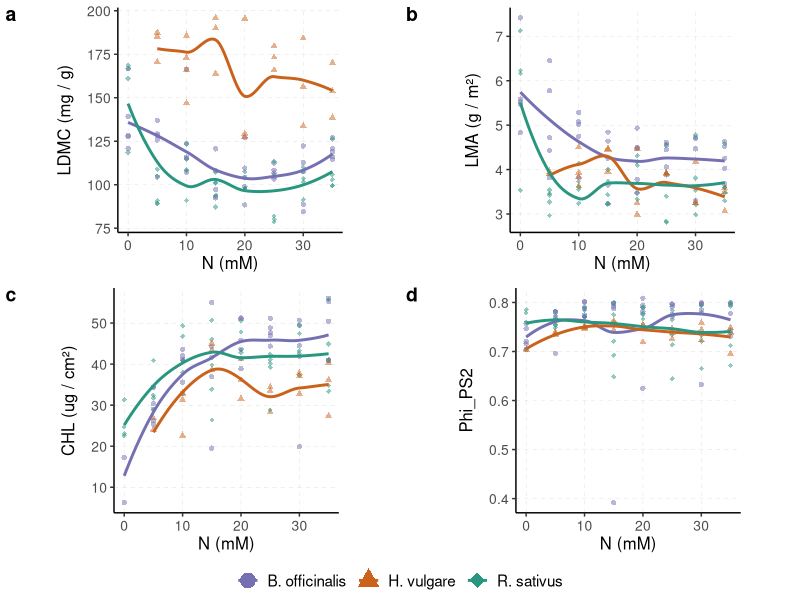
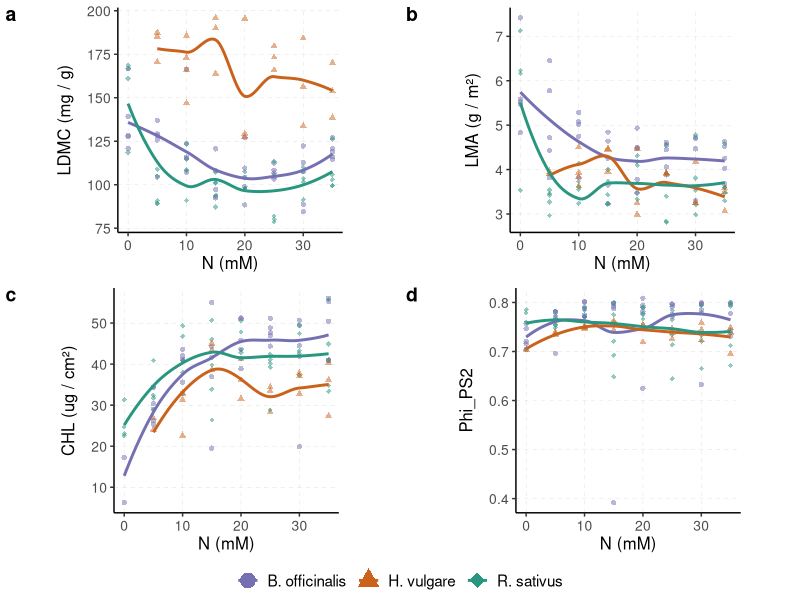

Recreate these plots in R, in order.
##' Create small multiples of different structural
##' and biochemical traits responding to nitrogen.
##' 
##' @author: Nathan D. Malamud
##' @date: 2021-11-11

library(tidyverse)
library(ggplot2)
library(ggpubr)

# Load data for traits
# REMINDER: Set Working Directory -> Source File Location
data <- read_csv("./data/traits.csv")

# Define colors for each species
josef_colors <- c("R. sativus" = "#299680", "B. officinalis" = "#7570b2", "H. vulgare" = "#ca621c")

# Define the custom theme with a fixed aspect ratio
custom_theme <- theme_classic() +  # Start with a minimal theme
  theme(
    text = element_text(family = "sans", size = 12),  # Set font family and size
    axis.title.x = element_text(size = 12),  # Customize x-axis title
    axis.title.y = element_text(size = 12, margin = margin(r = 10)),  # Add margin to y-axis title
    axis.text = element_text(size = 10),  # Customize axis text
    legend.text = element_text(size = 11),  # Customize legend text
    panel.grid.major = element_line(color = "grey80", linetype = "dashed", linewidth=0.1),  # Customize major grid lines
    panel.grid.minor = element_blank(),  # Remove minor grid lines
    panel.background = element_rect(fill = "white", color = NA),  # Set panel background
    plot.title = element_text(hjust = 0.5, size = 16, face = "bold"),  # Center and style the plot title
    aspect.ratio = 1  # Fix the aspect ratio (1:1)
  )

# Loop through each variable and create plots
# Define variables of interest
#variables_of_interest <- c("EWT", "LDMC", "LMA", "CHL", "CAR", "ANT", "Phi_PS2")
variables_of_interest <- c("LDMC", "LMA", "CHL", "Phi_PS2")

# Define y-axis labels with units
label_units <- c(
  #EWT = "EWT (g / m²)",
  Phi_PS2 = "Phi_PS2",
  LDMC = "LDMC (mg / g)",
  LMA = "LMA (g / m²)",
  CHL = "CHL (ug / cm²)"
  #CAR = "CAR (ug / cm²)",
  #ANT = "ANT (ug / cm²)"
)

# Initialize an empty list to store plots
plot_list <- list()

# Loop through each variable and create plots
for (variable in variables_of_interest) {
  # Filter data for the current variable
  data_filtered <- data %>%
    select(barcodeID, species, treatment_mmol, !!sym(variable)) %>%
    rename(value = !!sym(variable))
  
  # Create the plot with points and LOESS curves
  plot <- ggplot(data_filtered, aes(x = treatment_mmol, y = value, color = species, shape = species)) +
    geom_point(alpha = 0.5) +
    geom_smooth(method = "loess", se = FALSE, linetype = "solid") +  # LOESS curve in black
    scale_color_manual(values = josef_colors, name=NULL) +
    scale_shape_manual(values = c(16, 17, 18), name=NULL) +  # Set shapes for species
    labs(x = "N (mM)", y = label_units[[variable]]) +
    custom_theme + guides(color = guide_legend(override.aes = list(size = 5, alpha=1.0)))
  
  # Add the plot to the list
  plot_list[[variable]] <- plot
}

# Arrange the plots using ggarrange and assign to combined_plot
combined_plot <- ggarrange(
  plotlist = plot_list,
  nrow = 2, ncol=2,
  #labels = c("a", "b", "c", "d", "e", "f"),  # Add labels to each plot
  labels = c("a", "b", "c", "d"),  # Add labels to each plot
  common.legend = TRUE,
  legend = "bottom"
)

# Display the combined plot
print(combined_plot)

ggsave(filename = "./figures/traits_plot.tiff", 
       plot = combined_plot, device = "tiff", width = 5, height = 5)


